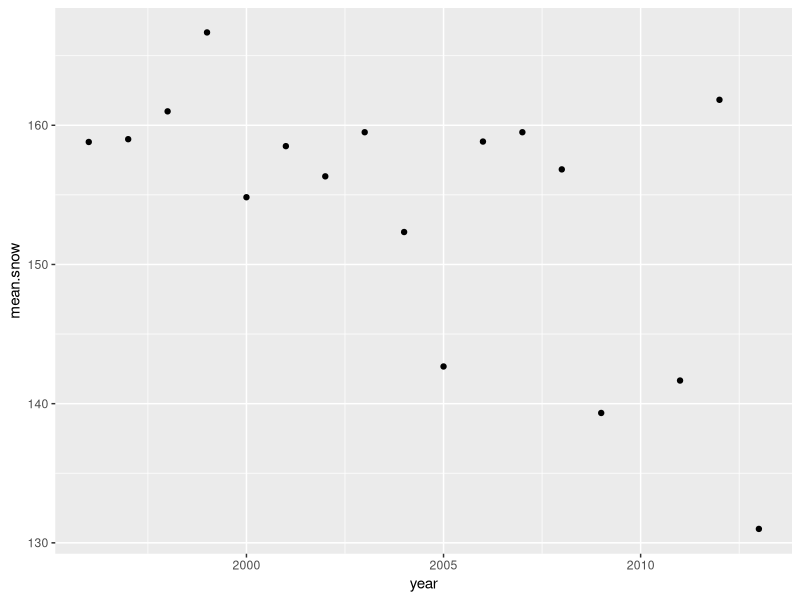
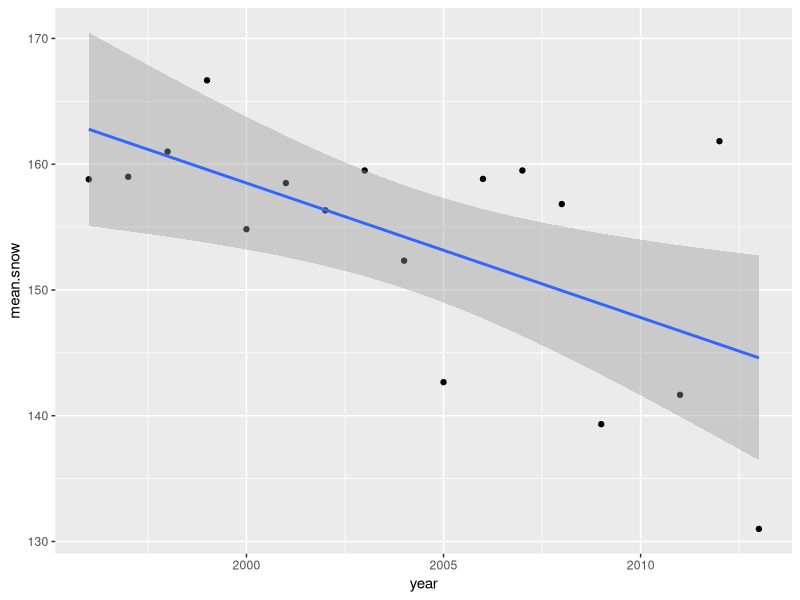
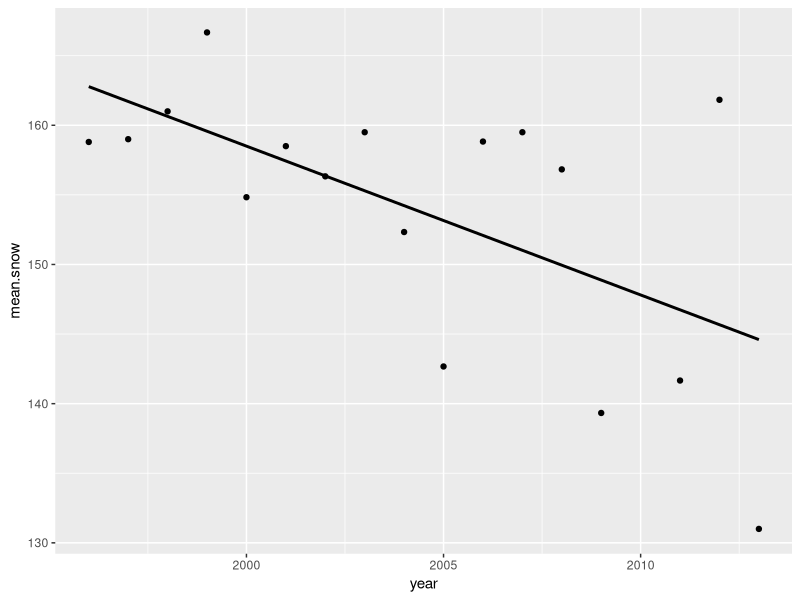
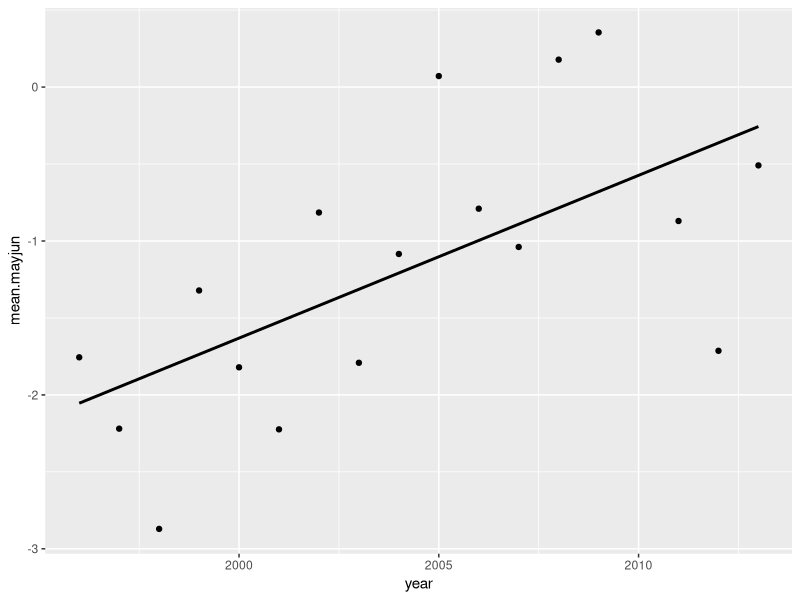
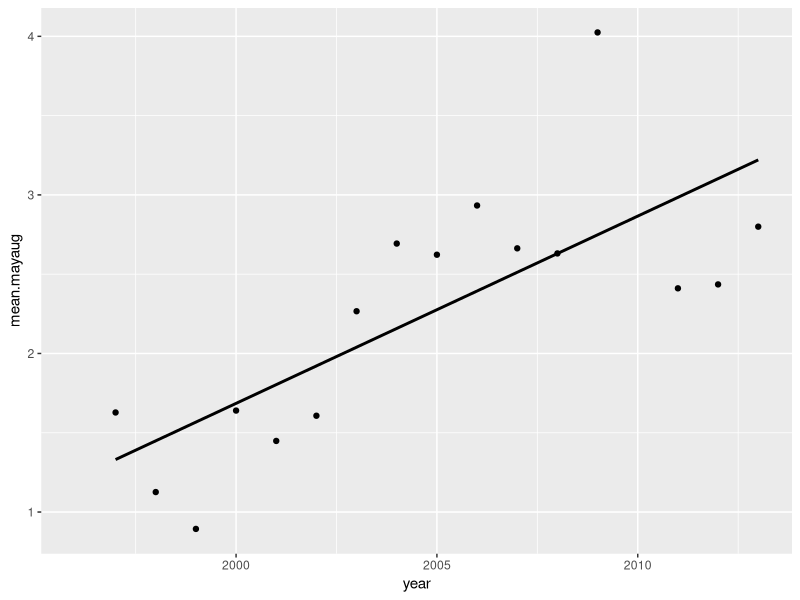
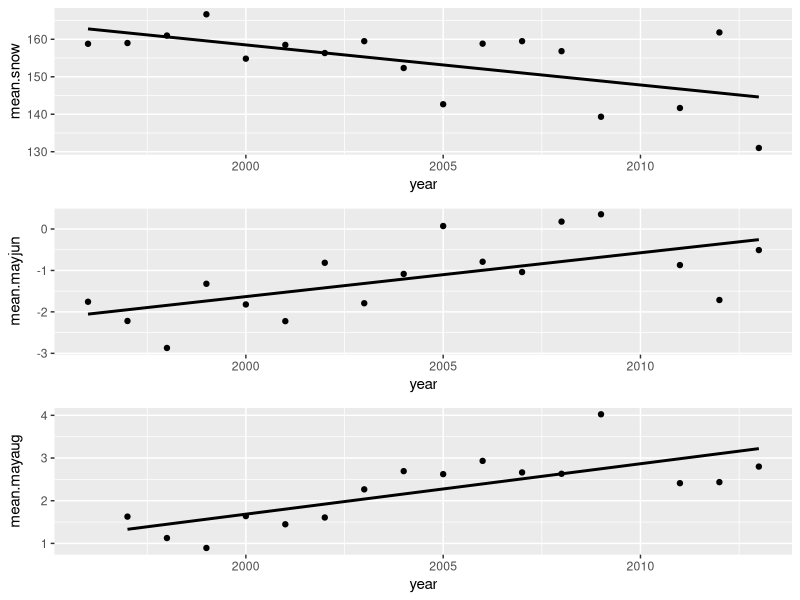

Reproduce these figures in R, in order. (Note: this script raises an error after producing the figures.)
## ---- chunk 1
library(knitr)
knitr::opts_chunk$set(tidy.opts=list(width.cutoff=60),tidy=TRUE)
## ---- chunk 2
#import the data
boloria=read.csv("data/boloria.csv")
colias=read.csv("data/colias.csv")
head(boloria) #look at one of the dataframes
## ---- chunk 3
library(tidyverse)
library(cowplot)
## ---- chunk 4
year.dat=boloria %>% group_by(year) %>% summarise(mean.snow=mean(snow), mean.mayjun=mean(mayjun), mean.mayaug=mean(mayaug.1))
year.dat
## ---- chunk 5
p1=ggplot(year.dat, aes(x=year, y=mean.snow)) +
  geom_point()
p1
## ---- chunk 6
p1=ggplot(year.dat, aes(x=year, y=mean.snow)) +
  geom_point() +
  stat_smooth(method="lm")
p1
## ---- chunk 7
p1=ggplot(year.dat, aes(x=year, y=mean.snow)) +
  geom_point() +
  stat_smooth(method="lm", se=FALSE, color="black")
p1
## ---- chunk 8
p2=ggplot(year.dat, aes(x=year, y=mean.mayjun)) +
  geom_point() +
  stat_smooth(method="lm", se=FALSE, color="black")
p2
## ---- chunk 9
p3=ggplot(year.dat, aes(x=year, y=mean.mayaug)) +
  geom_point() +
  stat_smooth(method="lm", se=FALSE, color="black")
p3
## ---- chunk 10
plot_grid(p1, p2, p3, align="v", nrow=3) 
## ---- chunk 11
fit.snow=lm(mean.snow~year, data=year.dat)
class(fit.snow)
## ---- chunk 12
summary(fit.snow)
## ---- chunk 13
knitr::include_graphics("images/Ex1_summary_fit.snow.png")
## ---- chunk 14
wl.colias=colias %>% group_by(year, sex) %>% summarise(mean.WL=mean(WL)) #calculate the mean of WL by year and sex for the colias dataset.
head(wl.colias)
## ---- chunk 15
ggplot(wl.colias, aes(x=year, y=mean.WL, group=sex)) +
  geom_point(aes(fill=sex), pch=21) +
  scale_fill_manual(values=c("black", "white")) +
  geom_path()
## ---- chunk 16
ggplot(wl.colias, aes(x=year, y=mean.WL, group=sex)) +
  geom_path() +
  geom_point(aes(fill=sex), pch=21) +
  scale_fill_manual(values=c("black", "white"))
## ---- chunk 17
sqrt(var(colias$WL)/length(colias$WL)) #the standard error of the mean of WL for the entire sample of Colias butterflies. 
## ---- chunk 18
se=function(x) {sqrt(var(x)/length(x))} #create a new function called se() that will take a vector, x, and divide the variance of the vector by its length, then take its square-root.
## ---- chunk 19
se(colias$WL)
## ---- chunk 20
wl.se.colias=aggregate(WL~year+sex, data=colias, se)
head(wl.se.colias)
#let's add the standard errors to the wl.colias dataframe
wl.colias$se=wl.se.colias[,3]
head(wl.colias)
## ---- chunk 21
par(mar=c(4,4,1,2))

plot(mean~year, data=subset(wl.colias, sex=="f"), type="b", pch=19, ylim=c(21,24), xlim=c(1996,2013), las=1)

arrows(wl.colias$year, wl.colias$mean+wl.colias$se, wl.colias$year, wl.colias$mean-wl.colias$se, code=3) #code=3 draws double-sided arrows

points(mean~year, data=subset(wl.colias, sex=="m"), type="b", pch=1)
## ---- chunk 22
par(mar=c(4,4,1,2))
plot(mean~year, data=subset(wl.colias, sex=="f"), type="b", pch=19, ylim=c(21,24), xlim=c(1996,2013), las=1)
points(mean~year, data=subset(wl.colias, sex=="m"), type="b", pch=1)
arrows(wl.colias$year, wl.colias$mean+wl.colias$se, wl.colias$year, wl.colias$mean-wl.colias$se, code=3, angle=90, length=0.05) 
## ---- chunk 23
wl.boloria=aggregate(WL~year+sex, data=boloria, mean)
ses=aggregate(WL~year+sex, data=boloria, se)
wl.boloria$se=ses[,3]
names(wl.boloria)=c("year", "sex", "mean", "se")
head(wl.boloria)
## ---- chunk 24
points_se=function(data, color) {
  arrows(data$year, data$mean+data$se, data$year, data$mean-data$se, code=3, angle=90, length=0.05)
  points(data$year, data$mean, type="b", pch=21, bg=color) 
  #note: by using pch = 21, we can make points that will be filled with color designated by "bg="
}
## ---- chunk 25
par(mar=c(4,4,1,2))
plot(mean~year,data=wl.colias, type="n", ylim=c(21,24), xlim=c(1996,2013), las=1)
points_se(data=subset(wl.colias, sex=="f"),  color="black") #plot just female data
points_se(data=subset(wl.colias, sex=="m"), color="white") #plot just male data
## ---- chunk 26
par(mar=c(4,4,1,2))
plot(mean~year,data=wl.boloria, type="n", ylim=c(17,20), xlim=c(1996,2013), las=1)
points_se(data=subset(wl.boloria, sex=="f"),  color="black") #plot just female data
points_se(data=subset(wl.boloria, sex=="m"), color="white") #plot just male data
## ---- chunk 27
par(mar=c(4,4,1,2), mfrow=c(2,1))

plot(mean~year,data=wl.colias, type="n", ylim=c(21,24), xlim=c(1996,2013), xaxp=c(1996, 2012, 4), yaxp=c(21, 24,3), las=1)
points_se(data=subset(wl.colias, sex=="f"&year<2010),  color="black") #plot just female data for years <2010
points_se(data=subset(wl.colias, sex=="f"&year>2010),  color="black") #plot just female data for years >2010
points_se(data=subset(wl.colias, sex=="m"&year<2010), color="white") #plot just male data for years <2010
points_se(data=subset(wl.colias, sex=="m"&year>2010), color="white") #plot just male data for years >2010

plot(mean~year,data=wl.boloria, type="n", ylim=c(17,20), xlim=c(1996,2013), xaxp=c(1996, 2012, 4), yaxp=c(17, 20,3), las=1)
points_se(data=subset(wl.boloria, sex=="f"&year<2010),  color="black") 
points_se(data=subset(wl.boloria, sex=="f"&year>2010),  color="black") 
points_se(data=subset(wl.boloria, sex=="m"&year<2010), color="white") 
points_se(data=subset(wl.boloria, sex=="m"&year>2010), color="white") 
## ---- chunk 28
wl.colias$mayaug.1=year.dat[match(wl.colias$year, year.dat$year), "mayaug"]
wl.boloria$mayaug.1=year.dat[match(wl.boloria$year, year.dat$year), "mayaug"]
## ---- chunk 29
par(mar=c(4,4,1,2))
plot(mean~mayaug.1, data=wl.colias, pch=21, bg=c("black", "white")[as.numeric(sex)], xlim=c(0,5), las=1,
     xlab="May-Aug temp (t-1)", ylab="average wing length (mm)")
## ---- chunk 30
fit.col_f=lm(mean~mayaug.1, data=subset(wl.colias, sex=="f"))
fit.col_m=lm(mean~mayaug.1, data=subset(wl.colias, sex=="m"))
## ---- chunk 31
par(mar=c(4,4,1,2))
xv=c(0.89, 4.02) #take the two extreme x-values I want the fit line to connect
predict.col.f=predict(fit.col_f, list(mayaug.1=xv)) #get the y-values at the ends of the line for female
predict.col.m=predict(fit.col_m, list(mayaug.1=xv)) #get the y-values at the ends of the line for male

plot(mean~mayaug.1, data=wl.colias, pch=21, bg=c("black", "white")[as.numeric(sex)], xlim=c(0,5), las=1,
     xlab="May-Aug temp (t-1)", ylab="average wing length (mm)")
lines(xv, predict.col.f)
lines(xv, predict.col.m)
## ---- chunk 32
fit.bol_f=lm(mean~mayaug.1, data=subset(wl.boloria, sex=="f"))
fit.bol_m=lm(mean~mayaug.1, data=subset(wl.boloria, sex=="m"))
par(mar=c(4,4,1,2))
xv=c(0.89, 4.02) #take the two extreme x-values I want the fit line to connect
predict.bol.f=predict(fit.bol_f, list(mayaug.1=xv)) #get the y-values at the ends of the line for female
predict.bol.m=predict(fit.bol_m, list(mayaug.1=xv)) #get the y-values at the ends of the line for male

plot(mean~mayaug.1, data=wl.boloria, pch=21, bg=c("black", "white")[as.numeric(sex)], xlim=c(0,5), las=1,
     xlab="May-Aug temp (t-1)", ylab="average wing length (mm)")
lines(xv, predict.bol.f)
lines(xv, predict.bol.m)

